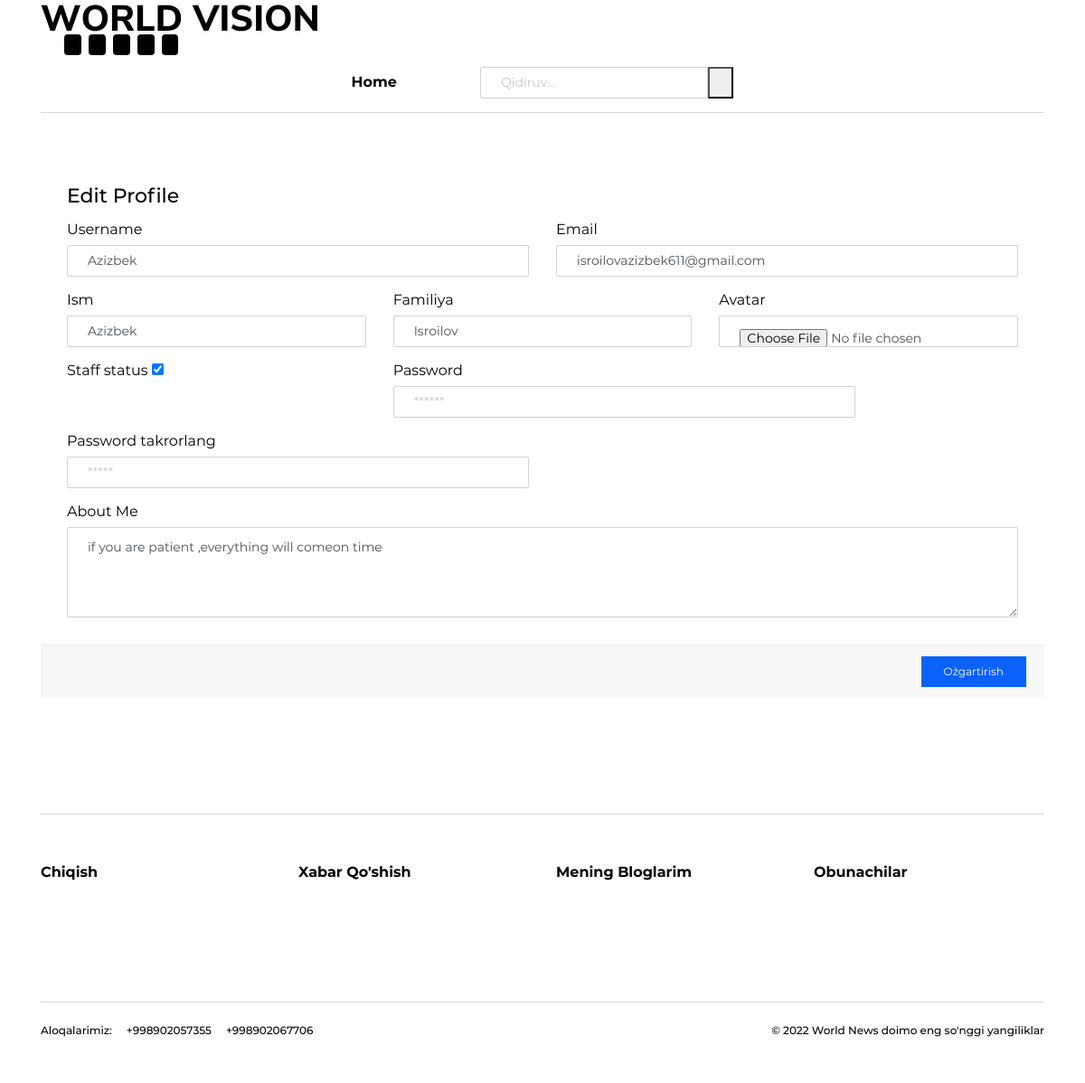
/dashboard/user/update/24/, run on the app's committed database.
### dashboard/models.py (models this page shows, shortened)
class User(AbstractUser):
    avatar = models.ImageField(upload_to='users/', blank=True, null=True)
    bio = models.CharField(max_length=255, blank=True, null=True)
    region = models.ForeignKey(Region,on_delete=models.CASCADE,null=True,blank=True)
    class Meta(AbstractUser.Meta):
        swappable = 'AUTH_USER_MODEL'
        verbose_name = 'User'
        verbose_name_plural = 'Users'

### dashboard/views.py (the view, shortened to what this page needs)
# urls.py: path('user/update/<int:pk>/', user_update, name='user_update_url'),
def user_update(request, pk):
    user = User.objects.get(pk=pk)
    context = {
        'user':user
    }
    return render(request, 'dashboard/user-update.html', context)

### templates/dashboard/user-update.html (shortened to what this page needs)
{% extends 'front/base.html' %}
{% load static %}
{% block content %}
<div class="my-3 my-md-5">
    <div class="container">
      <div class="row">
      <div class="col-lg-12 ">
        <form class="card" method="post" enctype="multipart/form-data">
          <div class="card-body">
            <h3 class="card-title">Edit Profile</h3>
            <div class="row">
              <div class="col-sm-6 col-md-6">
                <div class="form-group">
                  <label class="form-label">Username</label>
                  <input type="text" class="form-control"  value="{{user.username}}" name="username">
                </div>
              </div>
              <div class="col-sm-6 col-md-6">
                <div class="form-group">
                  <label class="form-label">Email</label>
                  <input type="email" class="form-control" value="{{user.email}}" name="email">
                </div>
              </div>
              <div class="col-sm-4 col-md-4">
                <div class="form-group">
                  <label class="form-label">Ism</label>
                  <input type="text" class="form-control"  value="{{user.first_name}}" name="first_name">
                </div>
              </div>
              <div class="col-sm-4 col-md-4">
                <div class="form-group">
                  <label class="form-label">Familiya</label>
                  <input type="text" class="form-control" value="{{user.last_name}}" name="last_name">
                </div>
              </div>
              <div class="col-sm-4 col-md-4">
                <div class="form-group">
                  <label class="form-label">Avatar</label>
                  <input type="file" class="form-control"name='avatar'>
                </div>
              </div>
              {% if user.is_staff == True %}
              <div class="col-sm-4 col-md-4">
                {% if user.is_staff == True %}
                <div class="form-group">
                  <label class="form-label">Staff status</label>
                  <input type="checkbox" checked name='staff'>
                </div>
                {% else %}
                <div class="form-group">
                  <label class="form-label">Staff status</label>
                  <input type="checkbox" value="{{ user.is_staff }}" name='staff'>
                </div>
                {% endif %}
              {% endif %}
              </div>
              <div class="col-sm-6 col-md-6">
                <div class="form-group">
                  <label class="form-label">Password</label>
                  <input type="text" class="form-control" placeholder="******" name="password">
                </div>
              </div>
              <div class="col-sm-6 col-md-6">
                <div class="form-group">
                  <label class="form-label">Password takrorlang</label>
                  <input type="text" class="form-control" placeholder="*****" name="password_confirm">
                </div>
              </div>
              <div class="col-md-12">
                <div class="form-group mb-0">
                  <label class="form-label">About Me</label>
                  <textarea rows="5" class="form-control" name="bio">{{user.bio}}</textarea>
                </div>
              </div>
            </div>
          </div>
          <div class="card-footer text-right">
            <button type="submit" class="btn btn-primary">O`zgartirish</button>
          </div>
        </form>
      </div>
    </div>
  </div>
</div>
{% endblock %}

### data on the page
User: username "Azizbek", email "isroilovazizbek611@gmail.com", first_name "Azizbek", last_name "Isroilov", bio "if you are patient ,everything will comeon time"
